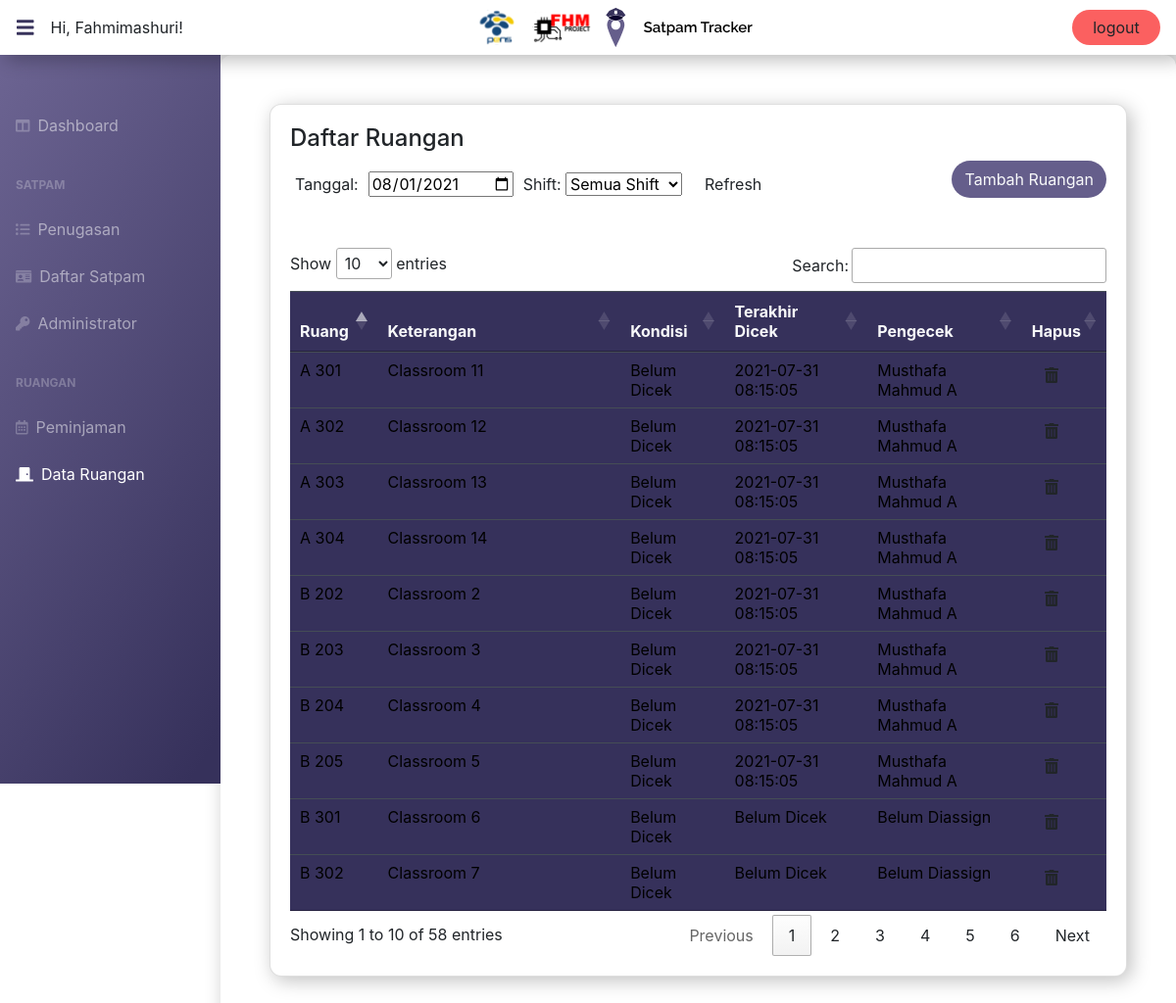
The page /daftar-ruang.php (signed in) on the database its author committed.
### tables this page shows
CREATE TABLE `ruang` (
  `id_ruang` int(10) NOT NULL,
  `ruang` varchar(10) NOT NULL,
  `keterangan` varchar(255) DEFAULT NULL,
  `date` date NOT NULL DEFAULT current_timestamp(),
  `rfid_ruang` varchar(20) NOT NULL
);

### daftar-ruang.php (the view, shortened to what this page needs)
<?php
   include 'head.php';
   ?>
<body class="sb-nav-fixed">
   <?php
      include 'nav.php';
      ?>
   <?php
      $conn = new mysqli(DB_HOST, DB_USER, DB_PASSWORD, DB_DATABASE);
      $sql = "SELECT * FROM ruang";
      $result = $conn->query($sql);
      if ($result->num_rows > 0) {
        while($row = mysqli_fetch_object($result)) {
         $ruang[] = $row;
      }}
      if(is_array($_POST) && count($_POST) > 0){
         $tgl = $_POST['tgl'];
         $shif = $_POST['shif'];
      }else{
         $tgl = date("Y-m-d");
         $shif = 0;
      }
      ?>
   <div id="layoutSidenav_content">
      <main>
         <div class="container-fluid " style="padding:50px; background: #FFFFFF;box-shadow: 4px 4px 19px rgba(0, 0, 0, 0.25);border-radius: 12px;">
            <div class="card mb-4" style=" background: #FFFFFF;box-shadow: 4px 4px 19px rgba(0, 0, 0, 0.25);border-radius: 12px;">
               <div class="card-body">
                  <div class="table-responsive" >
                     <H4>Daftar Ruangan</H4>
                     <div class="row" style="padding-bottom: 25px;">
                        <div class="col-8">
                           <form action="" method="POST">
                              <table border="0" cellspacing="5" cellpadding="5" >
                                 <tbody>
                                    <tr>
                                       <td>Tanggal:</td>
                                       <td><input value="<?php echo $tgl; ?>" type="date" id="tgl" name="tgl"></td>
                                       <td>
                                          Shift:
                                          <select class="form-select" id="shif" name="shif" aria-label="Disabled select example">
                                             <option value="0" selected>Semua Shift</option>
                                          </select>
                                       </td>
                                       <td><input class="btn" type="submit" value="Refresh"></td>
                                    </tr>
                                 </tbody>
                              </table>
                           </form>
                        </div>
                        <div class="col-4">
                           <button type="button" class="btn text-light" style="background: #655E8B;border-radius: 32px;  float: right;" data-toggle="modal" data-target="#exampleModal">Tambah Ruangan</button>
                        </div>
                     </div>
                     <table id="dataTablexz" width="100%" height="40" cellspacing="0" class="table table-dark" style="background: #36315B;  ">
                        <thead class="text-light">
                           <tr>
                              <th>Ruang</th>
                              <th>Keterangan</th>
                              <th>Kondisi</th>
                              <th>Terakhir Dicek</th>
                              <th>Pengecek</th>
                              <th>Hapus</th>
                           </tr>
                        </thead>
                        <tbody>
                           <?php
                              foreach ($ruang as $ruangs) {
                              ?>
                           <?php echo "<tr>
                              <td>" . $ruangs->ruang . "</td>"?>
                           <?php  echo "<td>". $ruangs->keterangan . "</td>" ?>
                           <?php  echo "<td>". getdatass(0, $tgl, $shif, $ruangs->ruang) . "</td>" ?>
                           <?php  echo "<td>". getdatass(1, $tgl, $shif, $ruangs->ruang) . "</td>" ?>
                           <?php  echo "<td>". getdatass(2, $tgl, $shif, $ruangs->ruang) . "</td>" ?>
                           <?php  echo '<td><a href="api_hapus_ruang.php?uid='.$ruangs->id_ruang.'" class="btn"><i class="fas fa-trash-alt"></i></a></tr>' ?>
                           <?php
                              }
                              ?>
                        </tbody>
                     </table>
                  </div>
               </div>
            </div>
         </div>
      </main>
   </div>
   <?php
      function getdatass($mode, $tgl, $shif, $ruanganq){
         $conn = new mysqli(DB_HOST, DB_USER, DB_PASSWORD, DB_DATABASE);
         if ($mode == 1){
               $sql = "SELECT waktu_cek FROM `data_tugas_new` WHERE `ruang` = '$ruanganq'";
            $result = $conn->query($sql);
            if ($result->num_rows > 0) {
               while($row = mysqli_fetch_array($result)) {
                  return $row['waktu_cek'];
            }}
            else{
               return "Belum Dicek";
            }
         }
         if ($mode == 0){
            if($shif == 3){
               $sql = "SELECT status_ruangan FROM `data_tugas_new` WHERE `ruang` = '$ruanganq' AND (waktu_cek BETWEEN '$tgl 23:00' AND '$tgl 06:00')";}
            else{
               $sql = "SELECT status_ruangan FROM `data_tugas_new` WHERE `ruang` = '$ruanganq' AND (waktu_cek BETWEEN '$tgl 00:00' AND '$tgl 23:59')";}
            $result = $conn->query($sql);
            if ($result->num_rows > 0) {
               while($row = mysqli_fetch_array($result)) {
                  return $row['status_ruangan'];
            }}
            else{
               return "Belum Dicek";
            }
         }
         if ($mode == 2){
            $sql = "SELECT `satpam` FROM data_tugas_new WHERE ruang = '$ruanganq' ";
            $result = $conn->query($sql);
            if ($result->num_rows > 0) {
            while($row = mysqli_fetch_array($result)) {
               return $row['satpam'];
            }}
            else{
               return "Belum Diassign";
            }
         }
      }
      ?>
   <?php
      include 'footerv2.php';
      ?>
</body>

### rows shown on the page
ruang: ruang "A 301", keterangan "Classroom 11", ruang "Belum Dicek", ruang "2021-07-31 08:15:05", ruang "Musthafa Mahmud A"
ruang: ruang "A 302", keterangan "Classroom 12", ruang "Belum Dicek", ruang "2021-07-31 08:15:05", ruang "Musthafa Mahmud A"
ruang: ruang "A 303", keterangan "Classroom 13", ruang "Belum Dicek", ruang "2021-07-31 08:15:05", ruang "Musthafa Mahmud A"
ruang: ruang "A 304", keterangan "Classroom 14", ruang "Belum Dicek", ruang "2021-07-31 08:15:05", ruang "Musthafa Mahmud A"
ruang: ruang "B 202", keterangan "Classroom 2", ruang "Belum Dicek", ruang "2021-07-31 08:15:05", ruang "Musthafa Mahmud A"
ruang: ruang "B 203", keterangan "Classroom 3", ruang "Belum Dicek", ruang "2021-07-31 08:15:05", ruang "Musthafa Mahmud A"
ruang: ruang "B 204", keterangan "Classroom 4", ruang "Belum Dicek", ruang "2021-07-31 08:15:05", ruang "Musthafa Mahmud A"
ruang: ruang "B 205", keterangan "Classroom 5", ruang "Belum Dicek", ruang "2021-07-31 08:15:05", ruang "Musthafa Mahmud A"
ruang: ruang "B 301", keterangan "Classroom 6", ruang "Belum Dicek", ruang "Belum Diassign"
ruang: ruang "B 302", keterangan "Classroom 7", ruang "Belum Dicek", ruang "Belum Diassign"

### other values the page prints
$_SESSION['SESS_USERNAME'] "Fahmimashuri"
